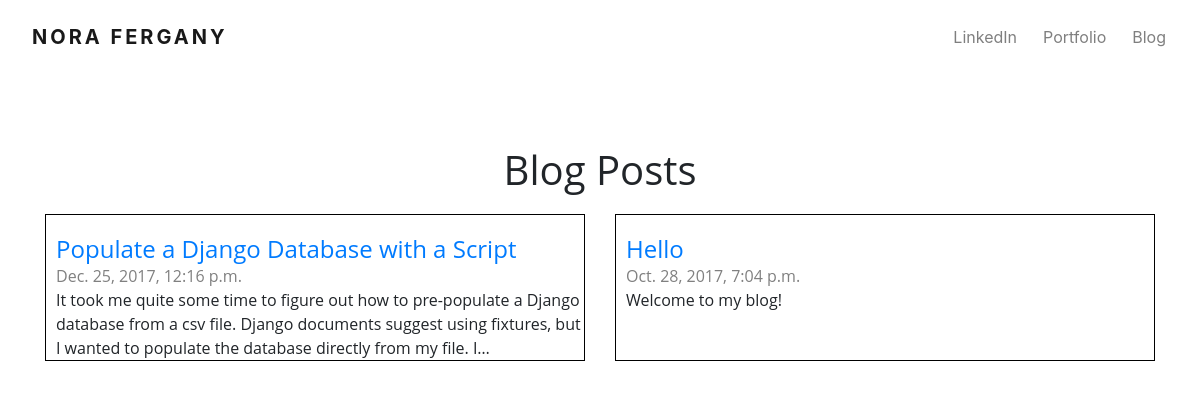
The app's page /posts/, older data.
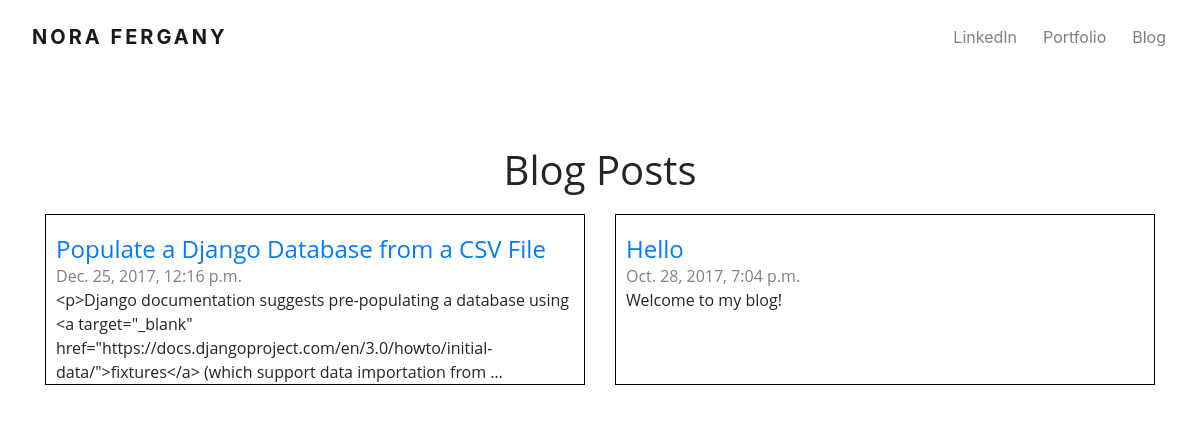
The same page, newer data.
### blog/models.py (models this page shows, shortened)
class Post(models.Model):
    author = models.ForeignKey('auth.User', on_delete=models.CASCADE)
    title = models.CharField(max_length=200)
    text = models.TextField()
    created_date = models.DateTimeField(
        default=timezone.now)
    published_date = models.DateTimeField(blank=True, null=True)
    category = models.ForeignKey(Category, verbose_name="Category", default='Category', null=True, blank=True, on_delete=models.CASCADE)
    class Meta:
        ordering = ['published_date',]

### blog/views.py (the view)
# urls.py: url(r'^posts/$', views.post_list, name='post_list'),
def post_list(request):
    posts = Post.objects.filter(published_date__isnull=False).order_by('-published_date')
    categories = Category.objects.all()
    return render(request, 'blog/post_list.html', {'posts': posts, 'categories': categories})

### blog/templates/blog/post_list.html (shortened to what this page needs)
{% extends 'blog/base.html' %}
{% load static %}
{% load pygmentify_tags %}
{% block content %}
        <div class="content">
            <h1 class="title">Blog Posts</h1>
            {% for post in posts %}
                {% if forloop.first %}
 <div class="row justify-content-around">
{% endif %}
    <div class="col-sm nora-col">
    <div class="article">
        <h4 class="post-title"><a class="post-title" href="{% url 'post_detail' pk=post.pk %}">{{ post.title }}</a></h4>
                <div class="date">
                    {{ post.published_date }}
                </div>
                {% pygmentify %}{{ post.text|truncatechars:200|linebreaksbr }}{% endpygmentify %}
    </div>
    </div>
    {% if forloop.counter|divisibleby:"2" %}
  </div>
                <div class="row">{% endif %} {% if forloop.last %}</div>{% endif %}
                {% endfor %}
            {% for post in posts %}
        </div>
    {% endfor %}
{% endblock %}

### blog/templates/blog/base.html (shortened to what this page needs)
{% load static %}
{% load pygmentify_tags %}
<!doctype html>
<html lang="en">
<head>
    <link rel="stylesheet" href="{% pygmentify_css %}">
   <link rel="stylesheet" href="https://maxcdn.bootstrapcdn.com/bootstrap/4.0.0/css/bootstrap.min.css">
    <link rel="stylesheet" href="{% static 'css/blog.css' %}">
</head>
<body>
<div class="nora-nav mb-5">
    <nav class="navbar navbar-light navbar-expand-lg">
        <ul class="nav navbar-nav nav-list-border">
            <li class="nav-item active nav nora "><a class="navbar-brand" href="{% url 'index' %}">NORA FERGANY</a></li>
        </ul>
        <div class="collapse navbar-collapse justify-content-end" id="navTest">
            <ul class="nav navbar-nav nav-list-border ">
                <li class="nav nav-item-border"><a class="nav-link" href="https://www.linkedin.com/in/norafergany/"
                                                            target="_blank">LinkedIn</a></li>
                <li class="nav nav-item-border"><a class="nav-link" href="{% url 'portfolio_list' %}">Portfolio</a></li>
                <li class="nav nav-item-border"><a class="nav-link" href="{% url 'post_list' %}">Blog</a></li>
            </ul>
        </div>
    </nav>
</div>
<br/>
<div class="container text-center">
    {% block content %}{% endblock %}
        </body>
</html>

### blog/static/css/blog.css (style rules this page uses)
.container { background-color: #ffffff; font-family: 'Open Sans', sans-serif; }
title, h1, h2 { text-align: center; }
h3, a { text-decoration: none; }
a.nav-link { float:right; }
.nora { float: left; font-weight: 700; letter-spacing: 3px; }
li.nav-item-border { display: inline-block; *display: inline; *zoom: 1; margin-right: 10px; }
li.nav a { display: block; color: black; text-align: center; padding: 14px 16px; text-decoration: none; }
div.date { color: gray; }
.nora-col { padding-bottom: 20px; }
.article { text-align:left; border-color:black; border-width:thin; border-style:solid; height:100%; padding-left:10px; }
h1.title { margin-bottom: 20px; }
.post-title { margin-bottom: 0; padding-bottom: 0; padding-top: 0; margin-top: 20px; }

Row changes from the older to the newer data that the page shows:
changed Post: title "Populate a Django Database with a Script" → "Populate a Django Database from a CSV File"; text "It took me quite some time to figure out how to pre-populate a Django database from a csv file. Django documents suggest using fixtures, but I wanted to populate the database directly from my file. I…" → "<p>Django documentation suggests pre-populating a database using <a target=\"_blank\" href=\"https://docs.djangoproject.com/en/3.0/howto/initial-data/\">fixtures</a> (which support data importation from …"
